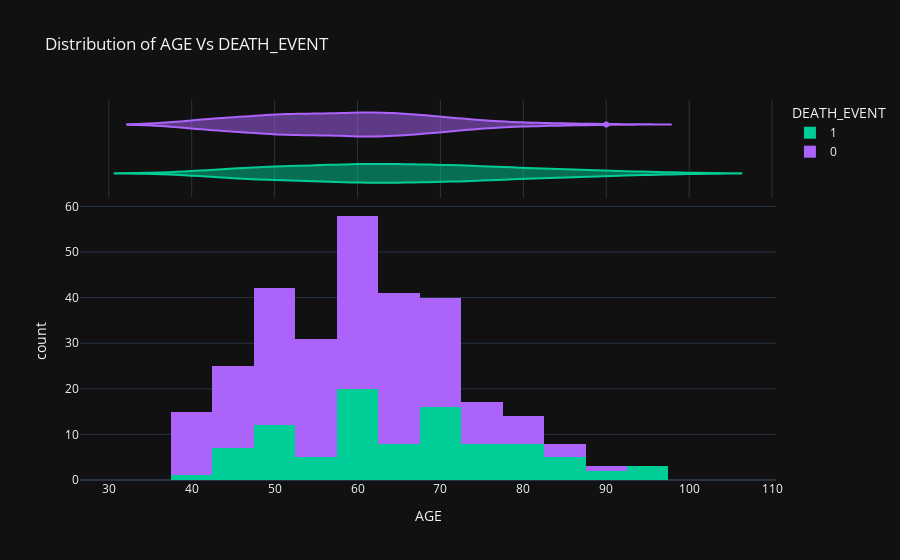

Notebook cell for this chart:
### Code cell
# Now lets categorize the above histogram by DEATH_EVENT

import plotly.express as px
fig = px.histogram(dataset, x="age", color="DEATH_EVENT", marginal="violin", hover_data=dataset.columns, 
                   title ="Distribution of AGE Vs DEATH_EVENT", 
                   labels={"age": "AGE"},
                   template="plotly_dark",
                   color_discrete_map={"0": "RebeccaPurple", "1": "MediumPurple"}
                  )
fig.show()

### Figure 1 — Plotly figure (JSON) as saved in the notebook; plotly's stock layout.template omitted (floating-point values rounded to 4 significant figures; data arrays with more than 128 entries replaced by an {"elided": "..."} marker saying what was removed)
{"data": [{"alignmentgroup": "True", "bingroup": "x", "hovertemplate": "DEATH_EVENT=1<br>AGE=%{x}<br>count=%{y}<extra></extra>", "legendgroup": "1", "marker": {"color": "#00cc96", "pattern": {"shape": ""}}, "name": "1", "offsetgroup": "1", "orientation": "v", "showlegend": true, "type": "histogram", "x": [75, 55, 65, 50, 65, 90, 75, 60, 65, 80, 75, 62, 45, 50, 82, 87, 45, 70, 48, 65, 68, 75, 80, 95, 70, 58, 82, 94, 85, 50, 65, 69, 90, 82, 60, 70, 50, 70, 60, 50, 51, 60, 80, 57, 68, 53, 60, 70, 60, 95, 49, 72, 45, 50, 45, 60, 42, 72, 70, 65, 85, 69, 60, 60, 59, 60, 72, 85, 70, 86, 60, 46, 80, 72, 75, 72, 50, 45, 80, 59, 59, 65, 75, 58, 60.67, 50, 60, 45, 77, 48, 73, 60, 55, 65, 55], "xaxis": "x", "yaxis": "y"}, {"alignmentgroup": "True", "customdata": {"elided": "95x12 float values"}, "hovertemplate": "DEATH_EVENT=%{customdata[11]}<br>AGE=%{x}<br>anaemia=%{customdata[0]}<br>creatinine_phosphokinase=%{customdata[1]}<br>diabetes=%{customdata[2]}<br>ejection_fraction=%{customdata[3]}<br>high_blood_pressure=%{customdata[4]}<br>platelets=%{customdata[5]}<br>serum_creatinine=%{customdata[6]}<br>serum_sodium=%{customdata[7]}<br>sex=%{customdata[8]}<br>smoking=%{customdata[9]}<br>time=%{customdata[10]}<extra></extra>", "legendgroup": "1", "marker": {"color": "#00cc96"}, "name": "1", "offsetgroup": "1", "scalegroup": "x", "showlegend": false, "type": "violin", "x": [75, 55, 65, 50, 65, 90, 75, 60, 65, 80, 75, 62, 45, 50, 82, 87, 45, 70, 48, 65, 68, 75, 80, 95, 70, 58, 82, 94, 85, 50, 65, 69, 90, 82, 60, 70, 50, 70, 60, 50, 51, 60, 80, 57, 68, 53, 60, 70, 60, 95, 49, 72, 45, 50, 45, 60, 42, 72, 70, 65, 85, 69, 60, 60, 59, 60, 72, 85, 70, 86, 60, 46, 80, 72, 75, 72, 50, 45, 80, 59, 59, 65, 75, 58, 60.67, 50, 60, 45, 77, 48, 73, 60, 55, 65, 55], "xaxis": "x2", "yaxis": "y2"}, {"alignmentgroup": "True", "bingroup": "x", "hovertemplate": "DEATH_EVENT=0<br>AGE=%{x}<br>count=%{y}<extra></extra>", "legendgroup": "0", "marker": {"color": "#ab63fa", "pattern": {"shape": ""}}, "name": "0", "offsetgroup": "0", "orientation": "v", "showlegend": true, "type": "histogram", "x": {"elided": "202 float values"}, "xaxis": "x", "yaxis": "y"}, {"alignmentgroup": "True", "customdata": {"elided": "202x12 float values"}, "hovertemplate": "DEATH_EVENT=%{customdata[11]}<br>AGE=%{x}<br>anaemia=%{customdata[0]}<br>creatinine_phosphokinase=%{customdata[1]}<br>diabetes=%{customdata[2]}<br>ejection_fraction=%{customdata[3]}<br>high_blood_pressure=%{customdata[4]}<br>platelets=%{customdata[5]}<br>serum_creatinine=%{customdata[6]}<br>serum_sodium=%{customdata[7]}<br>sex=%{customdata[8]}<br>smoking=%{customdata[9]}<br>time=%{customdata[10]}<extra></extra>", "legendgroup": "0", "marker": {"color": "#ab63fa"}, "name": "0", "offsetgroup": "0", "scalegroup": "x", "showlegend": false, "type": "violin", "x": {"elided": "202 float values"}, "xaxis": "x2", "yaxis": "y2"}], "layout": {"barmode": "relative", "legend": {"title": {"text": "DEATH_EVENT"}, "tracegroupgap": 0}, "title": {"text": "Distribution of AGE Vs DEATH_EVENT"}, "xaxis": {"anchor": "y", "domain": [0, 1], "title": {"text": "AGE"}}, "xaxis2": {"anchor": "y2", "domain": [0, 1], "matches": "x", "showgrid": true, "showticklabels": false}, "yaxis": {"anchor": "x", "domain": [0, 0.7326], "title": {"text": "count"}}, "yaxis2": {"anchor": "x2", "domain": [0.7426, 1], "matches": "y2", "showgrid": false, "showline": false, "showticklabels": false, "ticks": ""}}}
